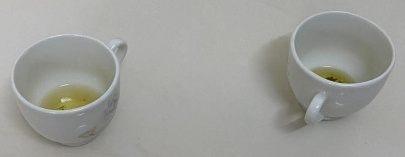
#> input picture data/p2_gradient_domain_cups/source.jpg, 405 x 157 px
$ python -i tonghop_content.py   (imports and definitions only)
#> lines starting #> are read from the running program, lines starting #| are printed output that depends on the picture
"""Tonghop 3.3: content analysis. Spectral-residual saliency picks the likely
subject, and its bounding box seeds GrabCut for the segmentation."""
import cv2
import numpy as np


def spectral_residual_saliency(gray, resize_to=64, smooth_sigma=3.0):
    """Hou & Zhang (2007): the log-amplitude spectrum minus its local average
    marks surprising structure; inverse FFT with the original phase gives the map."""
    h, w = gray.shape
    small = cv2.resize(gray, (resize_to, resize_to), interpolation=cv2.INTER_AREA).astype(np.float32)
    F = np.fft.fft2(small)
    log_amplitude = np.log(np.abs(F) + 1e-8)
    residual = log_amplitude - cv2.blur(log_amplitude, (3, 3))

    saliency = np.abs(np.fft.ifft2(np.exp(residual + 1j * np.angle(F)))) ** 2
    saliency = cv2.GaussianBlur(saliency, (0, 0), sigmaX=smooth_sigma)
    saliency = np.clip(cv2.resize(saliency, (w, h), interpolation=cv2.INTER_CUBIC), 0, None)
    saliency -= saliency.min()
    return saliency / saliency.max() if saliency.max() > 0 else saliency


def saliency_to_bbox(saliency, percentile=75, margin=0.08, rel_area_thresh=0.25):
    """Padded box around the connected components above the saliency percentile whose
    area is at least rel_area_thresh of the largest. Taking all comparably sized
    components (not just the largest) covers objects whose saliency splits into
    several edge fragments, while small isolated specks are ignored."""
    h, w = saliency.shape
    binary = (saliency >= np.percentile(saliency, percentile)).astype(np.uint8)
    n, _, stats, _ = cv2.connectedComponentsWithStats(binary, connectivity=8)
    if n <= 1:
        return int(w * 0.1), int(h * 0.1), int(w * 0.8), int(h * 0.8)
    areas = stats[1:, cv2.CC_STAT_AREA]
    keep = 1 + np.nonzero(areas >= areas.max() * rel_area_thresh)[0]
    left, top = stats[keep, cv2.CC_STAT_LEFT], stats[keep, cv2.CC_STAT_TOP]
    x0, y0 = int(left.min()), int(top.min())
    x1 = int((left + stats[keep, cv2.CC_STAT_WIDTH]).max())
    y1 = int((top + stats[keep, cv2.CC_STAT_HEIGHT]).max())
    mx, my = int(w * margin), int(h * margin)
    x0, y0 = max(x0 - mx, 0), max(y0 - my, 0)
    x1, y1 = min(x1 + mx, w - 1), min(y1 + my, h - 1)
    return x0, y0, max(x1 - x0, 1), max(y1 - y0, 1)


def segment_grabcut(img_rgb, rect, iterations=8):
    """GrabCut seeded by a rectangle; returns a 0/255 foreground mask."""
    bgr = cv2.cvtColor(img_rgb, cv2.COLOR_RGB2BGR)
    mask = np.zeros(bgr.shape[:2], np.uint8)
    bgd, fgd = np.zeros((1, 65), np.float64), np.zeros((1, 65), np.float64)
    cv2.grabCut(bgr, mask, rect, bgd, fgd, iterations, cv2.GC_INIT_WITH_RECT)
    return np.where((mask == cv2.GC_FGD) | (mask == cv2.GC_PR_FGD), 255, 0).astype(np.uint8)


def draw_content_overlay(img_rgb, mask, color=(255, 80, 200), alpha=0.45):
    tinted = (img_rgb.astype(np.float32) * (1 - alpha) + np.array(color, np.float32) * alpha).astype(np.uint8)
    overlay = img_rgb.copy()
    overlay[mask > 0] = tinted[mask > 0]
    contours, _ = cv2.findContours(mask, cv2.RETR_EXTERNAL, cv2.CHAIN_APPROX_SIMPLE)
    cv2.drawContours(overlay, contours, -1, (255, 255, 255), 2, cv2.LINE_AA)
    return overlay

>>> import cv2
>>> picture = cv2.imread('../data/p2_gradient_domain_cups/source.jpg', cv2.IMREAD_GRAYSCALE)
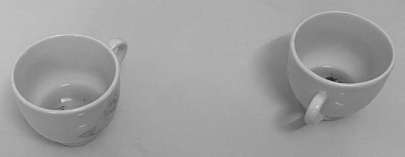
#> picture: shape (157, 405); min 37, max 225, mean 157.4
>>> result = spectral_residual_saliency(picture)
#> in spectral_residual_saliency, `small = cv2.resize(gray, (resize_to, resize_to), interpolation=cv2.INT..`:
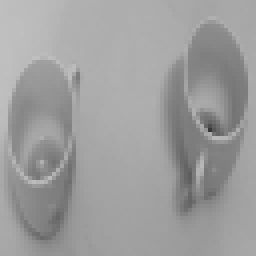
#> small: shape (64, 64) float32 (shown 4 times larger); min 56, max 192, mean 157.4
#> in spectral_residual_saliency, `log_amplitude = np.log(np.abs(F) + 1e-8)`:
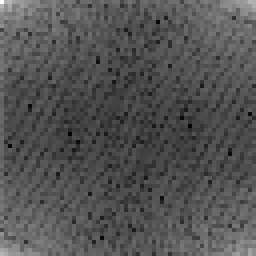
#> log_amplitude: shape (64, 64) float64 (shown 4 times larger); min 1.74, max 13.38, mean 5.55; drawn with min black and max white
#> in spectral_residual_saliency, `residual = log_amplitude - cv2.blur(log_amplitude, (3, 3))`:
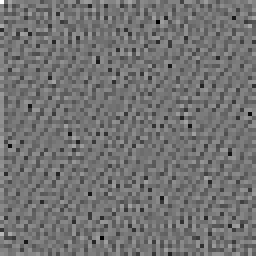
#> residual: shape (64, 64) float64 (shown 4 times larger); min -3.13, max 3.8, mean 0.00751; drawn with min black and max white
#> in spectral_residual_saliency, `saliency = np.abs(np.fft.ifft2(np.exp(residual + 1j * np.angle(F)))) *..`:
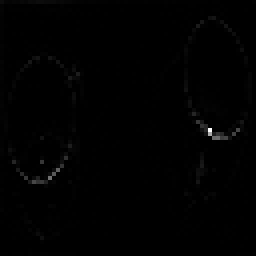
#> saliency: shape (64, 64) float64 (shown 4 times larger); min 1.49e-09, max 0.0866, mean 0.000532; drawn with min black and max white
#> in spectral_residual_saliency, `saliency = cv2.GaussianBlur(saliency, (0, 0), sigmaX=smooth_sigma)`:
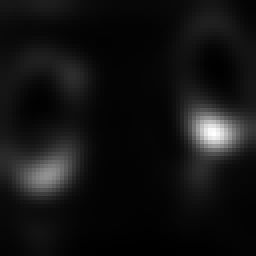
#> saliency: shape (64, 64) float64 (shown 4 times larger); min 7.36e-05, max 0.00606, mean 0.000526; drawn with min black and max white
#> in spectral_residual_saliency, `saliency = np.clip(cv2.resize(saliency, (w, h), interpolation=cv2.INTE..`:
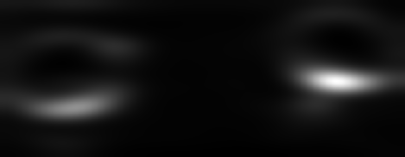
#> saliency: shape (157, 405) float64; min 7.32e-05, max 0.00613, mean 0.000526; drawn with min black and max white
